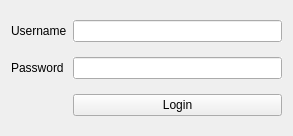
<?xml version="1.0" encoding="UTF-8"?>
<ui version="4.0">
 <class>frmLogin</class>
 <widget class="QWidget" name="frmLogin">
  <property name="windowModality">
   <enum>Qt::ApplicationModal</enum>
  </property>
  <property name="geometry">
   <rect>
    <x>0</x>
    <y>0</y>
    <width>293</width>
    <height>136</height>
   </rect>
  </property>
  <property name="sizePolicy">
   <sizepolicy hsizetype="Fixed" vsizetype="Fixed">
    <horstretch>0</horstretch>
    <verstretch>0</verstretch>
   </sizepolicy>
  </property>
  <property name="maximumSize">
   <size>
    <width>293</width>
    <height>306</height>
   </size>
  </property>
  <property name="windowTitle">
   <string>Login</string>
  </property>
  <property name="windowIcon">
   <iconset resource="conf_app.qrc">
    <normaloff>:/conf_app/conf_app.ico</normaloff>:/conf_app/conf_app.ico</iconset>
  </property>
  <property name="toolTip">
   <string>Login Dialog</string>
  </property>
  <property name="whatsThis">
   <string>This is a login dialog.</string>
  </property>
  <layout class="QGridLayout" name="gridLayout">
   <item row="0" column="0">
    <widget class="QLabel" name="lbUser">
     <property name="text">
      <string>Username</string>
     </property>
     <property name="buddy">
      <cstring>lineUser</cstring>
     </property>
    </widget>
   </item>
   <item row="0" column="1">
    <widget class="QLineEdit" name="lineUser">
     <property name="autoFillBackground">
      <bool>true</bool>
     </property>
    </widget>
   </item>
   <item row="1" column="0">
    <widget class="QLabel" name="lbPasswd">
     <property name="text">
      <string>Password</string>
     </property>
     <property name="buddy">
      <cstring>linePasswd</cstring>
     </property>
    </widget>
   </item>
   <item row="1" column="1">
    <widget class="QLineEdit" name="linePasswd">
     <property name="autoFillBackground">
      <bool>true</bool>
     </property>
     <property name="echoMode">
      <enum>QLineEdit::Password</enum>
     </property>
    </widget>
   </item>
   <item row="2" column="1">
    <widget class="QPushButton" name="pushLogin">
     <property name="sizePolicy">
      <sizepolicy hsizetype="MinimumExpanding" vsizetype="Fixed">
       <horstretch>0</horstretch>
       <verstretch>0</verstretch>
      </sizepolicy>
     </property>
     <property name="autoFillBackground">
      <bool>true</bool>
     </property>
     <property name="text">
      <string>Login</string>
     </property>
     <property name="icon">
      <iconset resource="conf_app.qrc">
       <normaloff>:/conf_app/password.png</normaloff>:/conf_app/password.png</iconset>
     </property>
     <property name="iconSize">
      <size>
       <width>16</width>
       <height>16</height>
      </size>
     </property>
     <property name="shortcut">
      <string>Ctrl+L</string>
     </property>
     <property name="autoDefault">
      <bool>true</bool>
     </property>
    </widget>
   </item>
  </layout>
 </widget>
 <resources>
  <include location="conf_app.qrc"/>
 </resources>
 <connections>
  <connection>
   <sender>pushLogin</sender>
   <signal>clicked()</signal>
   <receiver>frmLogin</receiver>
   <slot>validate()</slot>
   <hints>
    <hint type="sourcelabel">
     <x>146</x>
     <y>72</y>
    </hint>
    <hint type="destinationlabel">
     <x>146</x>
     <y>52</y>
    </hint>
   </hints>
  </connection>
 </connections>
 <slots>
  <slot>validate()</slot>
  <slot>itemSelected(QString)</slot>
  <slot>loadForm(QString)</slot>
  <slot>showForm(QString)</slot>
 </slots>
</ui>
